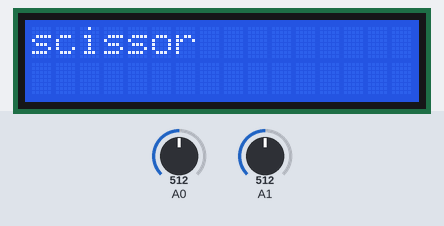
Recording of a sketch running on a simulated Arduino Uno, built with avr-gcc and run on an emulated ATmega328P. Shown: 16×2 character LCD. The inputs (shaded band) are chosen by the test bench; at power-on: A0 = 512, A1 = 512.

Above: at 1.2 s.
1.3 s: A0 set to 610
At 3.1 s:
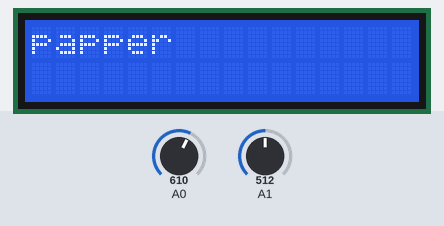
7.3 s: A1 set to 408
10.0 s: A1 set to 391
At 11.5 s:
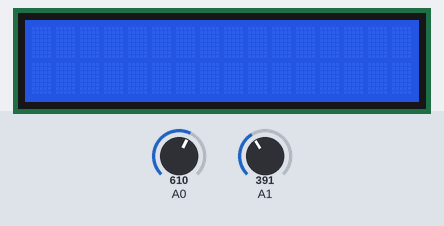
12.7 s: A0 set to 592
At 14.9 s:
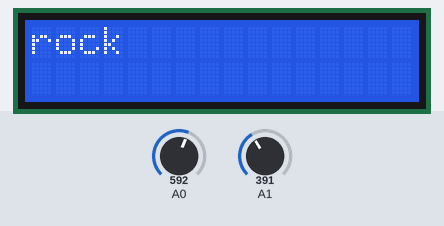
18.7 s: A0 set to 716
21.6 s: A0 set to 590
Timing chart, 0 to 24.6 s (numbered marks = the images above; inputs shaded):
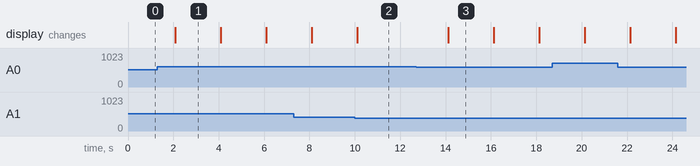

The sketch:

hand_made.ino
```cpp
#include <Wire.h>
#include <LiquidCrystal_I2C.h>


LiquidCrystal_I2C lcd(0x20, 16, 2);


void setup()
{
  Serial.begin(9600);
  lcd.begin();
  lcd.backlight();
  lcd.setCursor(0,0);
}

void loop()
{
  // lcd.print(analogRead(A1));
  // delay(1000);
  // lcd.clear();

  int a = analogRead(A0);
  int b = analogRead(A1);
  if(a < 600 && b < 400){
    lcd.print("rock");
    }

  if(a < 600 && b > 400){
    lcd.print("scissor");
  }
  if(a > 600 && b >400){
    lcd.print("papper");
  }

  delay(2000);
  lcd.clear();


}
```

Measured:
- the behaviour switches between 401 and 400 on A1 (found by bisection; images 1 and 2)
- the behaviour switches between 600 and 599 on A0 (found by bisection; images 2 and 3)
- after the input at 1.3 s, the display: first differs from a run without the input after 0.78 s (image 1)
- after the input at 12.7 s, the display: changes after 1.4 s (image 3)
- what the display in image 1 shows lasts 2.0 s, from 2.1 s to 4.1 s
